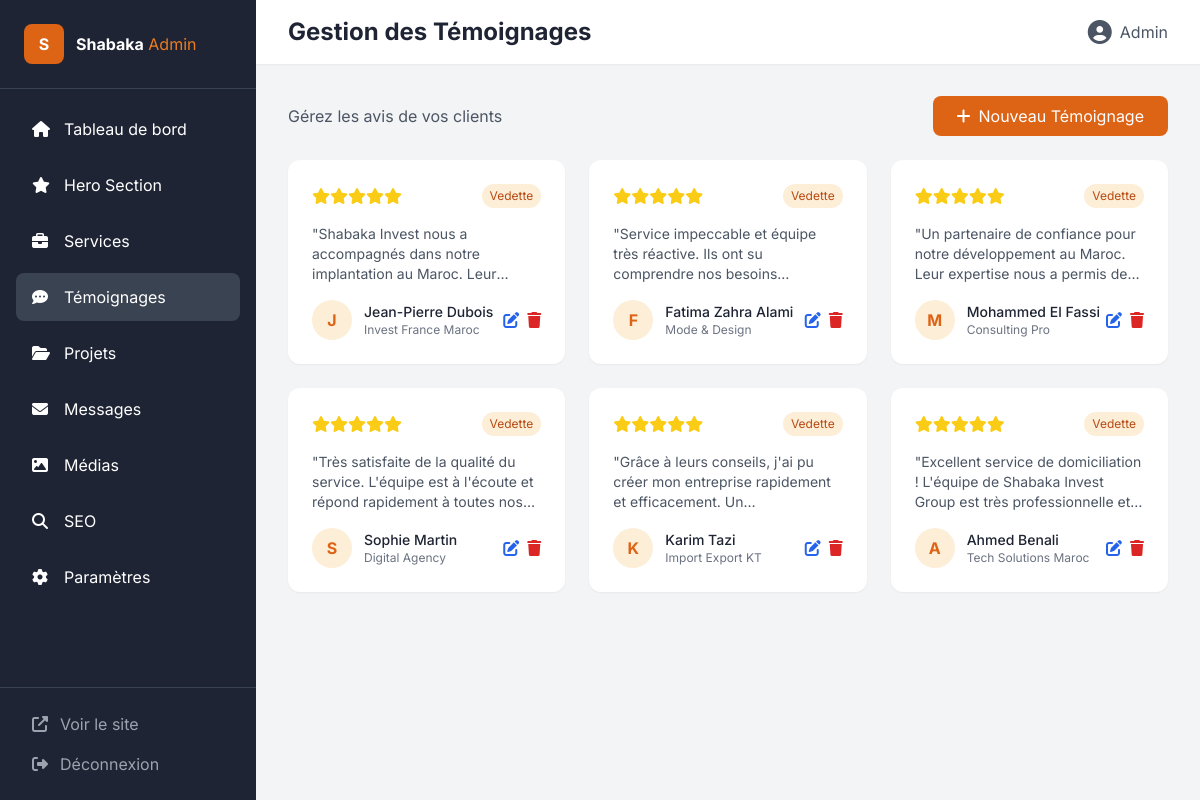
Page /admin/testimonials (signed in) on the committed database.
### modeles/__init__.py (models this page shows)
class User(UserMixin, db.Model):
    __tablename__ = 'users'
    id = db.Column(db.Integer, primary_key=True)
    email = db.Column(db.String(120), unique=True, nullable=False)
    password_hash = db.Column(db.String(256), nullable=False)
    name = db.Column(db.String(100), nullable=False)
    role = db.Column(db.String(20), default='admin')
    is_active = db.Column(db.Boolean, default=True)
    created_at = db.Column(db.DateTime, default=datetime.utcnow)
    last_login = db.Column(db.DateTime)

class Testimonial(db.Model):
    __tablename__ = 'testimonials'
    id = db.Column(db.Integer, primary_key=True)
    author_name = db.Column(db.String(100), nullable=False)
    author_company = db.Column(db.String(150))
    author_position = db.Column(db.String(100))
    author_image = db.Column(db.String(500))
    content = db.Column(db.Text, nullable=False)
    rating = db.Column(db.Integer, default=5)
    is_featured = db.Column(db.Boolean, default=False)
    is_active = db.Column(db.Boolean, default=True)
    created_at = db.Column(db.DateTime, default=datetime.utcnow)

### routes/admin.py (the view)
@admin_bp.route('/testimonials')
@login_required
@admin_required
def testimonials_list():
    testimonials = Testimonial.query.order_by(Testimonial.created_at.desc()).all()
    return render_template('admin/testimonials_list.html', testimonials=testimonials)

### main.py (called while the page is built)
@login_manager.user_loader
def load_user(user_id):
    return User.query.get(int(user_id))

@app.after_request
def add_header(response):
    response.headers['Cache-Control'] = 'no-cache, no-store, must-revalidate'
    response.headers['Pragma'] = 'no-cache'
    response.headers['Expires'] = '0'
    return response

### security/__init__.py (called while the page is built)
def admin_required(f):
    @wraps(f)
    def decorated_function(*args, **kwargs):
        if not current_user.is_authenticated:
            flash('Veuillez vous connecter.', 'warning')
            return redirect(url_for('admin.login'))
        if current_user.role != 'admin':
            flash('Accès non autorisé.', 'danger')
            return redirect(url_for('public.home'))
        return f(*args, **kwargs)
    return decorated_function

### templates/admin/testimonials_list.html (shortened to what this page needs)
{% extends 'admin/base.html' %}
{% block page_title %}Gestion des Témoignages{% endblock %}
{% block content %}
<div class="flex justify-between items-center mb-6">
    <p class="text-gray-600">Gérez les avis de vos clients</p>
    <a href="{{ url_for('admin.testimonial_create') }}" class="bg-primary-600 text-white px-6 py-2 rounded-lg hover:bg-primary-700 transition">
        <i class="fas fa-plus mr-2"></i>Nouveau Témoignage
    </a>
</div>
<div class="grid md:grid-cols-2 lg:grid-cols-3 gap-6">
    {% for testimonial in testimonials %}
    <div class="bg-white rounded-xl shadow-sm p-6">
        <div class="flex items-center justify-between mb-4">
            <div class="flex items-center">
                {% for i in range(testimonial.rating) %}
                <i class="fas fa-star text-yellow-400"></i>
                {% endfor %}
            </div>
            {% if testimonial.is_featured %}
            <span class="bg-primary-100 text-primary-700 px-2 py-1 rounded-full text-xs">Vedette</span>
            {% endif %}
        </div>
        <p class="text-gray-600 text-sm mb-4 line-clamp-3">"{{ testimonial.content }}"</p>
        <div class="flex items-center justify-between">
            <div class="flex items-center space-x-3">
                <div class="w-10 h-10 bg-primary-100 rounded-full flex items-center justify-center">
                    <span class="text-primary-600 font-bold">{{ testimonial.author_name[0] }}</span>
                </div>
                <div>
                    <p class="font-medium text-secondary-900 text-sm">{{ testimonial.author_name }}</p>
                    <p class="text-gray-500 text-xs">{{ testimonial.author_company }}</p>
                </div>
            </div>
            <div class="flex space-x-2">
                <a href="{{ url_for('admin.testimonial_edit', id=testimonial.id) }}" class="text-blue-600 hover:text-blue-700">
                    <i class="fas fa-edit"></i>
                </a>
                <form method="POST" action="{{ url_for('admin.testimonial_delete', id=testimonial.id) }}" class="inline" onsubmit="return confirm('Supprimer ce témoignage ?')">
                    <button type="submit" class="text-red-600 hover:text-red-700">
                        <i class="fas fa-trash"></i>
                    </button>
                </form>
            </div>
        </div>
    </div>
    {% else %}
    <div class="col-span-full text-center py-12 text-gray-500">
        Aucun témoignage
    </div>
    {% endfor %}
</div>
{% endblock %}

### templates/admin/base.html (shortened to what this page needs)
<!DOCTYPE html>
<html lang="fr">
<head>
    <script src="https://cdn.tailwindcss.com"></script>
    <script src="{{ url_for('static', filename='js/tailwind_admin.js') }}"></script>
    <link href="https://cdnjs.cloudflare.com/ajax/libs/font-awesome/6.4.0/css/all.min.css" rel="stylesheet">
</head>
<body class="font-sans bg-gray-100">
    <div class="flex h-screen">
        <aside class="w-64 bg-secondary-900 text-white flex-shrink-0">
            <div class="p-6 border-b border-secondary-800">
                <div class="flex items-center space-x-3">
                    <div class="w-10 h-10 bg-primary-600 rounded-lg flex items-center justify-center">
                        <span class="font-bold">S</span>
                    </div>
                    <div>
                        <span class="font-bold">Shabaka</span>
                        <span class="text-primary-500">Admin</span>
                    </div>
                </div>
            </div>
            <nav class="p-4">
                <ul class="space-y-2">
                    <li>
                        <a href="{{ url_for('admin.dashboard') }}" class="flex items-center space-x-3 px-4 py-3 rounded-lg hover:bg-secondary-800 transition {% if request.endpoint == 'admin.dashboard' %}bg-secondary-800{% endif %}">
                            <i class="fas fa-home w-5"></i>
                            <span>Tableau de bord</span>
                        </a>
                    </li>
                    <li>
                        <a href="{{ url_for('admin.hero_edit') }}" class="flex items-center space-x-3 px-4 py-3 rounded-lg hover:bg-secondary-800 transition {% if request.endpoint == 'admin.hero_edit' %}bg-secondary-800{% endif %}">
                            <i class="fas fa-star w-5"></i>
                            <span>Hero Section</span>
                        </a>
                    </li>
                    <li>
                        <a href="{{ url_for('admin.services_list') }}" class="flex items-center space-x-3 px-4 py-3 rounded-lg hover:bg-secondary-800 transition {% if 'service' in request.endpoint %}bg-secondary-800{% endif %}">
                            <i class="fas fa-briefcase w-5"></i>
                            <span>Services</span>
                        </a>
                    </li>
                    <li>
                        <a href="{{ url_for('admin.testimonials_list') }}" class="flex items-center space-x-3 px-4 py-3 rounded-lg hover:bg-secondary-800 transition {% if 'testimonial' in request.endpoint %}bg-secondary-800{% endif %}">
                            <i class="fas fa-comment-dots w-5"></i>
                            <span>Témoignages</span>
                        </a>
                    </li>
                    <li>
                        <a href="{{ url_for('admin.projects_list') }}" class="flex items-center space-x-3 px-4 py-3 rounded-lg hover:bg-secondary-800 transition {% if 'project' in request.endpoint %}bg-secondary-800{% endif %}">
                            <i class="fas fa-folder-open w-5"></i>
                            <span>Projets</span>
                        </a>
                    </li>
                    <li>
                        <a href="{{ url_for('admin.contacts_list') }}" class="flex items-center space-x-3 px-4 py-3 rounded-lg hover:bg-secondary-800 transition {% if 'contact' in request.endpoint %}bg-secondary-800{% endif %}">
                            <i class="fas fa-envelope w-5"></i>
                            <span>Messages</span>
                        </a>
                    </li>
                    <li>
                        <a href="{{ url_for('admin.media_list') }}" class="flex items-center space-x-3 px-4 py-3 rounded-lg hover:bg-secondary-800 transition {% if 'media' in request.endpoint %}bg-secondary-800{% endif %}">
                            <i class="fas fa-image w-5"></i>
                            <span>Médias</span>
                        </a>
                    </li>
                    <li>
                        <a href="{{ url_for('admin.seo_list') }}" class="flex items-center space-x-3 px-4 py-3 rounded-lg hover:bg-secondary-800 transition {% if 'seo' in request.endpoint %}bg-secondary-800{% endif %}">
                            <i class="fas fa-search w-5"></i>
                            <span>SEO</span>
                        </a>
                    </li>
                    <li>
                        <a href="{{ url_for('admin.settings') }}" class="flex items-center space-x-3 px-4 py-3 rounded-lg hover:bg-secondary-800 transition {% if 'settings' in request.endpoint %}bg-secondary-800{% endif %}">
                            <i class="fas fa-cog w-5"></i>
                            <span>Paramètres</span>
                        </a>
                    </li>
                </ul>
            </nav>
            <div class="absolute bottom-0 w-64 p-4 border-t border-secondary-800">
                <a href="{{ url_for('public.home') }}" class="flex items-center space-x-3 px-4 py-2 text-gray-400 hover:text-white transition">
                    <i class="fas fa-external-link-alt"></i>
                    <span>Voir le site</span>
                </a>
                <a href="{{ url_for('admin.logout') }}" class="flex items-center space-x-3 px-4 py-2 text-gray-400 hover:text-white transition">
                    <i class="fas fa-sign-out-alt"></i>
                    <span>Déconnexion</span>
                </a>
            </div>
        </aside>
        <main class="flex-1 overflow-y-auto">
            <header class="bg-white shadow-sm px-8 py-4 flex justify-between items-center">
                <h1 class="text-2xl font-bold text-secondary-900">{% block page_title %}Dashboard{% endblock %}</h1>
                <div class="flex items-center space-x-4">
                    <a href="{{ url_for('admin.profile') }}" class="flex items-center space-x-2 text-gray-600 hover:text-primary-600">
                        <i class="fas fa-user-circle text-2xl"></i>
                        <span>{{ current_user.name }}</span>
                    </a>
                </div>
            </header>
            <div class="p-8">
                {% block content %}{% endblock %}
            </div>
        </main>
    </div>
</body>
</html>

### rows in the picture
User: name "Admin"
Testimonial: rating 5 (drawn), is_featured "Vedette", content "Shabaka Invest nous a accompagnés dans notre implantation au Maroc.…", author_name "J", author_name "Jean-Pierre Dubois", author_company "Invest France Maroc"
Testimonial: rating 5 (drawn), is_featured "Vedette", content "Service impeccable et équipe très réactive. Ils ont su comprendre nos…", author_name "F", author_name "Fatima Zahra Alami", author_company "Mode & Design"
Testimonial: rating 5 (drawn), is_featured "Vedette", content "Un partenaire de confiance pour notre développement au Maroc. Leur expertise nous a permis…", author_name "M", author_name "Mohammed El Fassi", author_company "Consulting Pro"
Testimonial: rating 5 (drawn), is_featured "Vedette", content "Très satisfaite de la qualité du service. L'équipe est à l'écoute et répond rapidement à toutes…", author_name "S", author_name "Sophie Martin", author_company "Digital Agency"
Testimonial: rating 5 (drawn), is_featured "Vedette", content "Grâce à leurs conseils, j'ai pu créer mon entreprise rapidement et efficacement.…", author_name "K", author_name "Karim Tazi", author_company "Import Export KT"
Testimonial: rating 5 (drawn), is_featured "Vedette", content "Excellent service de domiciliation ! L'équipe de Shabaka Invest Group est très professionnelle…", author_name "A", author_name "Ahmed Benali", author_company "Tech Solutions Maroc"
